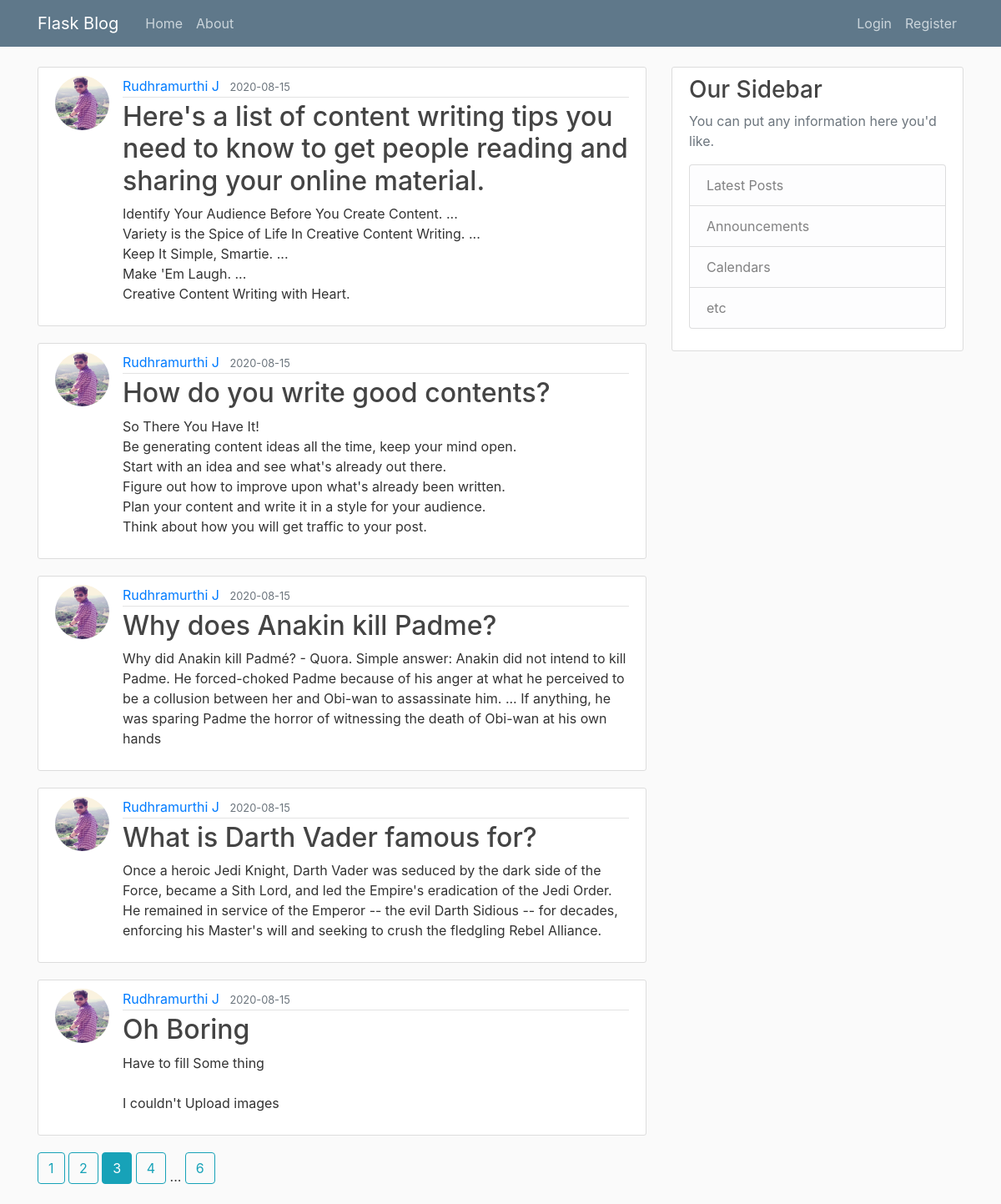
Screenshot of /home?page=3 with the database file from the repository.
### flaskblog/models.py (models this page shows, shortened)
class Post(db.Model):
    id = db.Column(db.Integer, primary_key=True)
    title = db.Column(db.String(100), nullable=False)
    date_posted = db.Column(db.DateTime, nullable=False, default=datetime.utcnow)
    content = db.Column(db.Text, nullable=False)
    user_id = db.Column(db.Integer, db.ForeignKey('user.id'), nullable=False)

class User(db.Model, UserMixin):
    id = db.Column(db.Integer, primary_key=True)
    username = db.Column(db.String(20), unique=True, nullable=False)
    email = db.Column(db.String(120), unique=True, nullable=False)
    image_file = db.Column(db.String(20), nullable=False, default='default.jpg')
    password = db.Column(db.String(60), nullable=False)
    posts = db.relationship('Post', backref='author', lazy=True)

### flaskblog/routes.py (the view)
@app.route('/')
@app.route('/home')
def home():
    page = request.args.get('page', 1, type=int)
    posts = Post.query.order_by(Post.date_posted.desc()).paginate(page=page, per_page=5)
    return render_template("home.html", posts=posts)

### flaskblog/Templates/home.html
{% extends "layout.html" %}
{% block content %}
    {% for post in posts.items %}
        <article class="media content-section">
          <img class="rounded-circle article-img" src="{{url_for('static', filename='profile_pics/' + post.author.image_file)}}">
          <div class="media-body">
            <div class="article-metadata">
              <a class="mr-2" href="{{url_for('user_posts', username=post.author.username)}}">{{ post.author.username }}</a>
              <small class="text-muted">{{ post.date_posted.strftime('%Y-%m-%d') }}</small>
            </div>
            <h2><a class="article-title" href="{{url_for('post', post_id=post.id)}}">{{ post.title }}</a></h2>
            <p class="article-content">{{ post.content }}</p>
          </div>
        </article>
    {% endfor %}
    {% for page_num in posts.iter_pages(left_edge=1, right_edge=1, left_current=1, right_current=2) %}
        {% if page_num %}
            {% if posts.page == page_num %}
                <a class="btn btn-info mb-4" href="{{url_for('home', page=page_num)}}">{{page_num}}</a>
            {% else %}
                <a class="btn btn-outline-info mb-4" href="{{url_for('home', page=page_num)}}">{{page_num}}</a>
            {% endif %}
        {% else %}
            ...
        {% endif %}
    {% endfor %}
{% endblock content %}

### flaskblog/static/main.css (style rules this page uses)
body { background: #fafafa; color: #333333; margin-top: 5rem; }
h1, h2, h3, h4, h5, h6 { color: #444444; }
.content-section { background: #ffffff; padding: 10px 20px; border: 1px solid #dddddd; border-radius: 3px; margin-bottom: 20px; }
.article-title { color: #444444; }
.article-content { white-space: pre-line; }
.article-img { height: 65px; width: 65px; margin-right: 16px; }
.article-metadata { padding-bottom: 1px; margin-bottom: 4px; border-bottom: 1px solid #e3e3e3 }

### rows the page displays
Post: image_file (picture), author.username "Rudhramurthi J", date_posted "2020-08-15", title "Here's a list of content writing tips you need to know to get people reading and sharing your online material.", content "Identify Your Audience Before You Create Content. ... Variety is the Spice of Life In Creative Content Writing. ... Keep It Simple, Smartie. ... Make 'Em Laugh. ... Creative Content Writing with Heart."
Post: image_file (picture), author.username "Rudhramurthi J", date_posted "2020-08-15", title "How do you write good contents?", content "So There You Have It! Be generating content ideas all the time, keep your mind open. Start with an idea and see what's already out there. Figure out how to improve upon what's already been written. Plan your content and write it in a style for your audience. Think about how you will get traffic to your post."
Post: image_file (picture), author.username "Rudhramurthi J", date_posted "2020-08-15", title "Why does Anakin kill Padme?", content "Why did Anakin kill Padmé? - Quora. Simple answer: Anakin did not intend to kill Padme. He forced-choked Padme because of his anger at what he perceived to be a collusion between her and Obi-wan to assassinate him. ... If anything, he was sparing Padme the horror of witnessing the death of Obi-wan at his own hands"
Post: image_file (picture), author.username "Rudhramurthi J", date_posted "2020-08-15", title "What is Darth Vader famous for?", content "Once a heroic Jedi Knight, Darth Vader was seduced by the dark side of the Force, became a Sith Lord, and led the Empire's eradication of the Jedi Order. He remained in service of the Emperor -- the evil Darth Sidious -- for decades, enforcing his Master's will and seeking to crush the fledgling Rebel Alliance."
Post: image_file (picture), author.username "Rudhramurthi J", date_posted "2020-08-15", title "Oh Boring", content "Have to fill Some thing I couldn't Upload images"

### other values shown
{{ page_num }} "1" "2" "4" "6"
{{ page_num }} "3"
